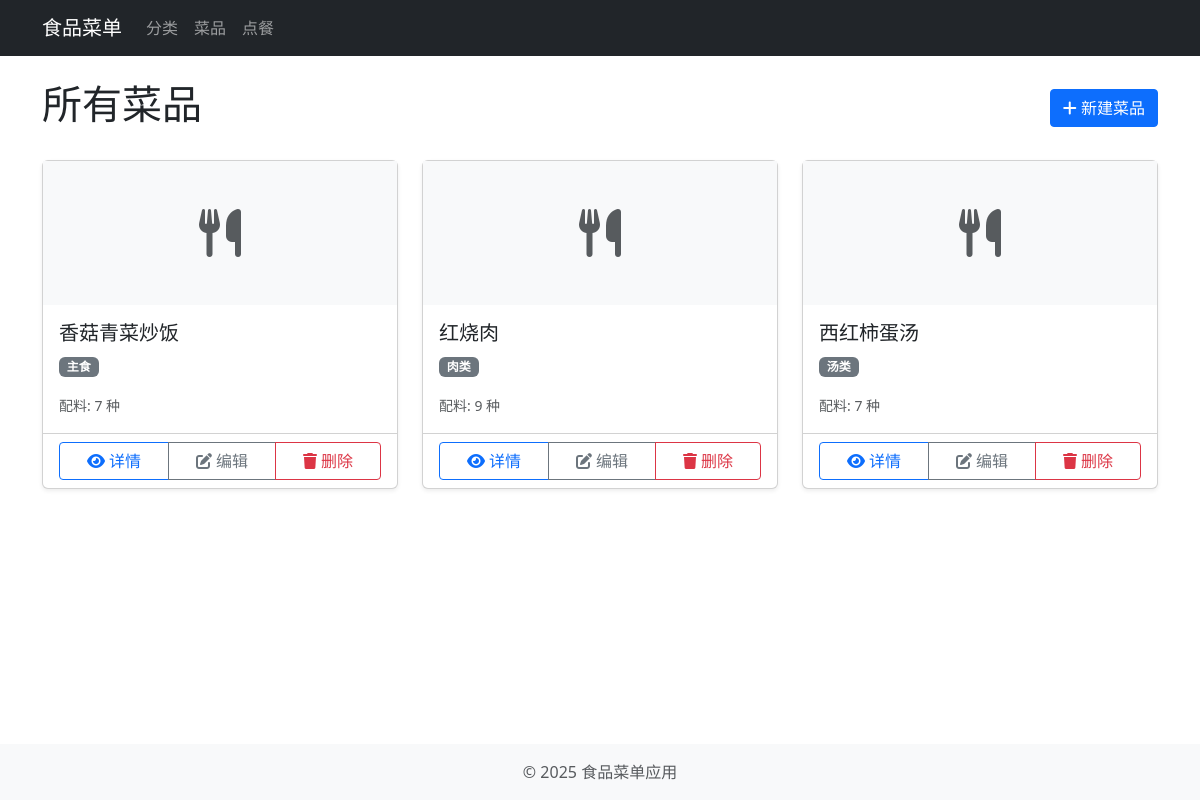
Screenshot of /dishes/ with the database file from the repository.
### app/models/__init__.py (models this page shows, shortened)
class Dish(db.Model):
    __tablename__ = 'dishes'
    id = db.Column(db.Integer, primary_key=True)
    name = db.Column(db.String(100), nullable=False)
    image_path = db.Column(db.String(255), nullable=True)
    ingredients_json = db.Column(db.Text, nullable=False, default='[]')
    recipe = db.Column(db.Text, nullable=False)
    category_id = db.Column(db.Integer, db.ForeignKey('categories.id'), nullable=False)
    created_at = db.Column(db.DateTime, default=datetime.utcnow)
    updated_at = db.Column(db.DateTime, default=datetime.utcnow, onupdate=datetime.utcnow)
    @property
    def ingredients(self):
        return json.loads(self.ingredients_json)

class Category(db.Model):
    __tablename__ = 'categories'
    id = db.Column(db.Integer, primary_key=True)
    name = db.Column(db.String(100), nullable=False, unique=True)
    dishes = db.relationship('Dish', backref='category', lazy=True, cascade='all, delete-orphan')
    created_at = db.Column(db.DateTime, default=datetime.utcnow)
    updated_at = db.Column(db.DateTime, default=datetime.utcnow, onupdate=datetime.utcnow)

### app/views/dish.py (the view)
@dish_bp.route('/')
def index():
    category_id = request.args.get('category_id', type=int)
    if category_id:
        dishes = Dish.query.filter_by(category_id=category_id).all()
        category = Category.query.get_or_404(category_id)
        return render_template('dishes/index.html', dishes=dishes, category=category)
    else:
        dishes = Dish.query.all()
        return render_template('dishes/index.html', dishes=dishes)

### app.py (called while the page is built)
@app.before_request
def before_request():
    g.now = datetime.utcnow()

### app/templates/dishes/index.html (shortened to what this page needs)
{% extends 'base.html' %}
{% block content %}
<div class="row">
    <div class="col-md-12">
        <div class="d-flex justify-content-between align-items-center mb-4">
            <h1>
                {% if category %}
                {{ category.name }} - 菜品列表
                {% else %}
                所有菜品
                {% endif %}
            </h1>
            <div>
                <a href="{{ url_for('dishes.create') }}" class="btn btn-primary">
                    <i class="fas fa-plus"></i> 新建菜品
                </a>
            </div>
        </div>
        {% if dishes %}
            <div class="row row-cols-1 row-cols-md-3 g-4">
                {% for dish in dishes %}
                    <div class="col">
                        <div class="card h-100">
                            {% if dish.image_path %}
                                <img src="{{ url_for('static', filename=dish.image_path) }}" class="card-img-top" alt="{{ dish.name }}" style="height: 200px; object-fit: cover;">
                            {% else %}
                                <div class="bg-light text-center py-5">
                                    <i class="fas fa-utensils fa-3x text-muted"></i>
                                </div>
                            {% endif %}
                            <div class="card-body">
                                <h5 class="card-title">{{ dish.name }}</h5>
                                <p class="card-text">
                                    <span class="badge bg-secondary">{{ dish.category.name }}</span>
                                </p>
                                <p class="card-text">
                                    <small class="text-muted">配料: {{ dish.ingredients|length }} 种</small>
                                </p>
                            </div>
                            <div class="card-footer bg-transparent">
                                <div class="btn-group w-100" role="group">
                                    <a href="{{ url_for('dishes.view', id=dish.id) }}" class="btn btn-outline-primary">
                                        <i class="fas fa-eye"></i> 详情
                                    </a>
                                    <a href="{{ url_for('dishes.edit', id=dish.id) }}" class="btn btn-outline-secondary">
                                        <i class="fas fa-edit"></i> 编辑
                                    </a>
                                    <button type="button" class="btn btn-outline-danger" data-bs-toggle="modal" data-bs-target="#deleteModal{{ dish.id }}">
                                        <i class="fas fa-trash"></i> 删除
                                    </button>
                                </div>
                            </div>
                        </div>
                    </div>
                {% endfor %}
            </div>
        {% endif %}
    </div>
</div>
{% endblock %}

### app/static/css/style.css (style rules this page uses)
html, body { height: 100%; }
body { display: flex; flex-direction: column; min-height: 100vh; }
.card { box-shadow: 0 0.125rem 0.25rem rgba(0, 0, 0, 0.075); transition: transform 0.3s ease, box-shadow 0.3s ease; }
.btn { border-radius: 0.25rem; }
h1 { position: relative; display: inline-block; }
h1::after { content: ''; position: absolute; width: 100%; transform: scaleX(0); height: 2px; bottom: 0; left: 0; background-color: #0d6efd; transform-origin: bottom right; transition: transform 0.3s ease-out; }

### rows the page displays
Dish: name "香菇青菜炒饭", category.name "主食", ingredients|length "7"
Dish: name "红烧肉", category.name "肉类", ingredients|length "9"
Dish: name "西红柿蛋汤", category.name "汤类", ingredients|length "7"

### other values shown
{{ g.now.year }} "2025"
